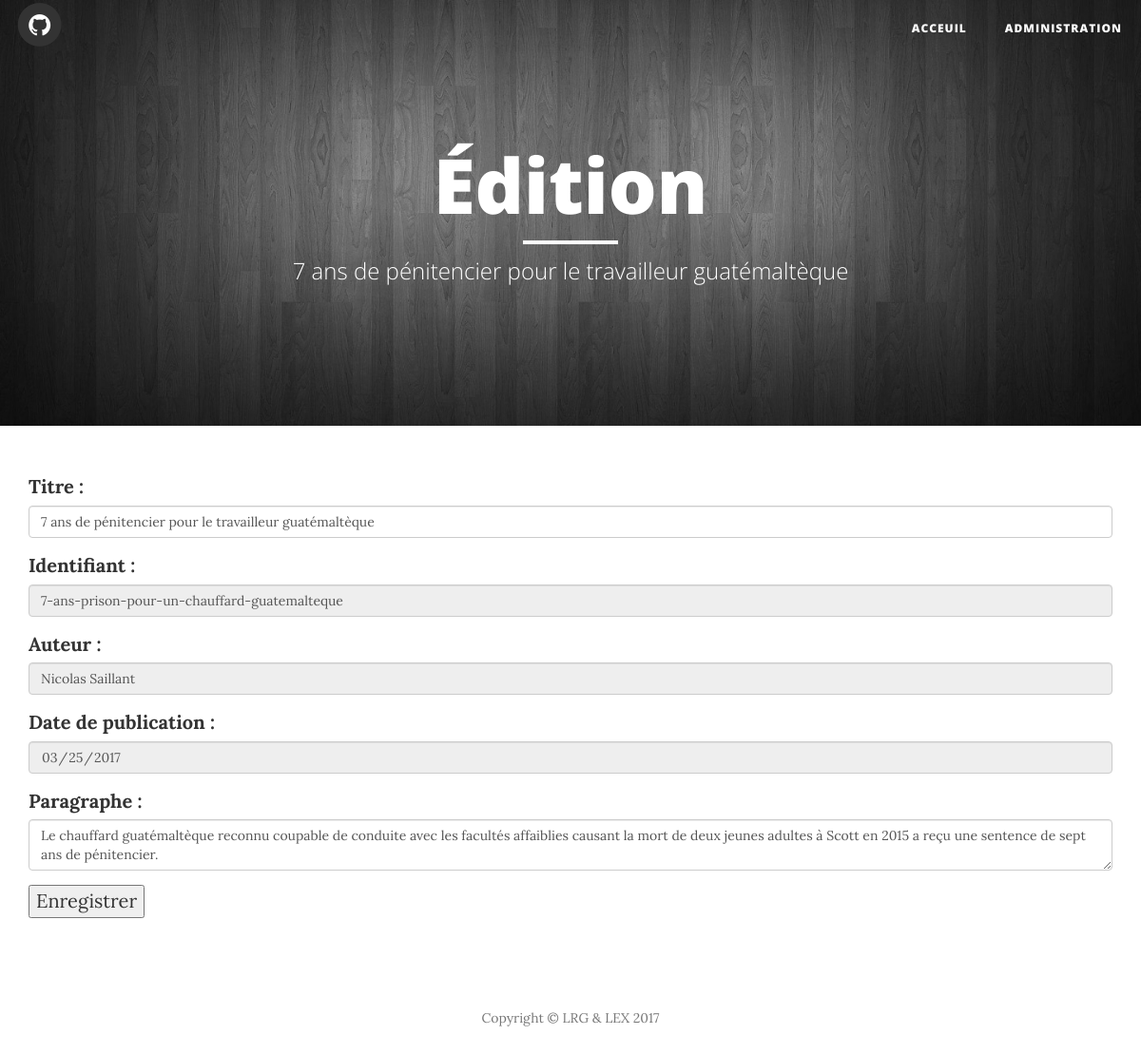
Screenshot of /edition/7-ans-prison-pour-un-chauffard-guatemalteque with the database file from the repository.
### tables this page shows
CREATE TABLE article (
  id integer primary key,
  titre varchar(100),
  identifiant varchar(50),
  auteur varchar(100),
  date_publication text,
  paragraphe varchar(500)
);

### index.py (the view)
@app.route('/edition/<identifiant>')
def get_article_edition(identifiant):
    article = get_db().get_article_identifiant_admin(identifiant)
    print article
    if article == None:
        return redirect('/erreur')
    else:
        return render_template('editionArticle.html', titre=u'Édition',
                           sous_titre=article['titre'], article=article)

### database.py (called while the page is built)
def build_dictionary_list(curseur):
    liste_article = []
    for row in curseur:
        dict_article = {}
        for i in range(0, len(row)):
            dict_article[curseur.description[i][0]] = row[i]
        liste_article.append(dict_article)
    return liste_article

    def get_connection(self):
        if self.connection is None:
            self.connection = sqlite3.connect('db/crm.db')
        return self.connection

    def disconnect(self):
        if self.connection is not None:
            self.connection.close()

    def get_article_identifiant_admin(self, identifiant):
        cursor = self.get_connection().cursor()
        cursor.execute("select id, titre, identifiant, auteur, "
                       "       date_publication, paragraphe "
                       "from article "
                       "where identifiant = ?",
                       [identifiant])
        if cursor.rowcount == 0:
            return None
        return build_dictionary_list(cursor)[0]

### index.py (called while the page is built)
def get_db():
    db = getattr(g, '_database', None)
    if db is None:
        g._database = Database()
    return g._database

@app.teardown_appcontext
def close_connection(exception):
    db = getattr(g, '_database', None)
    if db is not None:
        db.disconnect()

### templates/editionArticle.html
{% extends "HeaderFooter.html" %}
{% block content %}
<div class="container">
    <form action="/edition-article" method="post">
        <div class="form-group">
            <label for="titre">Titre :</label>
            <input type="text" class="form-control" id="titre" name="titre" value="{{ article.titre }}" required/>
        </div>
        <div class="form-group">
            <label class="control-label" for="identifiant">Identifiant :</label>
            <input type="text" class="form-control" id="identifiant" name="identifiant" value="{{ article.identifiant }}" disabled required />
        </div>
        <div class="form-group">
            <label for="auteur">Auteur :</label>
            <input type="text" class="form-control" id="auteur" name="auteur" value="{{ article.auteur }}" disabled required/>
        </div>
        <div class="form-group">
            <label for="date_publication">Date de publication :</label>
            <input type="date" class="form-control" id="date_publication" name="date_publication" value="{{ article.date_publication }}" disabled required />
        </div>
        <div class="form-group">
            <label for="paragraphe">Paragraphe :</label>
            <textarea class="form-control" id="paragraphe" name="paragraphe" required>{{ article.paragraphe }}</textarea>
        </div>
		<div class="form-group">
            <input type="submit" value="Enregistrer"/>
        </div>
    </form>
</div>
{% endblock %}

### templates/HeaderFooter.html (shortened to what this page needs)
<!DOCTYPE html>
<html lang="fr">
<head>
    <link href="http://localhost:5000/static/vendor/bootstrap/css/bootstrap.css" rel="stylesheet">
    <link href="http://localhost:5000/static/css/clean-blog.css" rel="stylesheet">
    <link href="http://localhost:5000/static/vendor/font-awesome/css/font-awesome.css" rel="stylesheet" type="text/css">
</head>
<body>
    <nav class="navbar navbar-default navbar-custom navbar-fixed-top">
        <div class="container-fluid">
            <div class="navbar-header page-scroll">
                <a href="https://github.com/lrgingras/tp1" target="_blank">
                    <span class="fa-stack fa-lg">
                        <i class="fa fa-circle fa-stack-2x"></i>
                        <i class="fa fa-github fa-stack-1x fa-inverse"></i>
                    </span>
                </a>
            </div>
            <div class="collapse navbar-collapse" id="bs-example-navbar-collapse-1">
                <ul class="nav navbar-nav navbar-right">
                    <li>
                        <a href="/">Acceuil</a>
                    </li>
                    <li>
                        <a href="/admin">Administration</a>
                    </li>
                </ul>
            </div>
        </div>
    </nav>
    <header class="intro-header" style="background-image: url('http://localhost:5000/static/img/background-images.jpg')">
        <div class="container">
            <div class="row">
                <div class="col-lg-8 col-lg-offset-2 col-md-10 col-md-offset-1">
                    <div class="page-heading">
                        <h1>{{ titre }}</h1>
                        <hr class="small">
                        <span class="subheading">{{sous_titre}}</span>
                    </div>
                </div>
            </div>
        </div>
    </header>
	{% block content %}{% endblock %}
	<footer>
        <div class="container">
            <div class="row">
                <div class="col-lg-8 col-lg-offset-2 col-md-10 col-md-offset-1">
                    <p class="copyright text-muted">Copyright &copy; LRG & LEX 2017</p>
                </div>
            </div>
        </div>
    </footer>
</body>
</html>

### static/css/clean-blog.css (style rules this page uses)
body { font-family: 'Lora', 'Times New Roman', serif; font-size: 20px; color: #333333; }
p { line-height: 1.5; margin: 30px 0; }
h1, h2, h3, h4, h5, h6 { font-family: 'Open Sans', 'Helvetica Neue', Helvetica, Arial, sans-serif; font-weight: 800; }
a { color: #333333; }
hr.small { max-width: 100px; margin: 15px auto; border-width: 4px; border-color: white; }
.navbar-custom { position: absolute; top: 0; left: 0; width: 100%; z-index: 3; font-family: 'Open Sans', 'Helvetica Neue', Helvetica, Arial, sans-serif; }
.navbar-custom .nav li a { text-transform: uppercase; font-size: 12px; font-weight: 800; letter-spacing: 1px; }
@media only screen and (min-width: 768px) { .navbar-custom { background: transparent; border-bottom: 1px solid transparent; } }
@media only screen and (min-width: 768px) { .navbar-custom .nav li a { color: white; padding: 20px; } }
@media only screen and (min-width: 1170px) { .navbar-custom { -webkit-transition: background-color 0.3s; -moz-transition: background-color 0.3s; transition: background-color 0.3s; -webkit-transform: translate3d(0, 0, 0); -moz-transform: translate3d(0, 0, 0); -ms-transform: translate3d(0, 0, 0); -o-transform: translate3d(0, 0, 0); transform: translate3d(0, 0, 0); -webkit-backface-visibility: hidden; backface-visibility: hidden; } }
.intro-header { background-color: #777777; background: no-repeat center center; background-attachment: scroll; -webkit-background-size: cover; -moz-background-size: cover; background-size: cover; -o-background-size: cover; margin-bottom: 50px; }
.intro-header .site-heading, .intro-header .post-heading, .intro-header .page-heading { padding: 100px 0 50px; color: white; }
@media only screen and (min-width: 768px) { .intro-header .site-heading, .intro-header .post-heading, .intro-header .page-heading { padding: 150px 0; } }
.intro-header .site-heading, .intro-header .page-heading { text-align: center; }
.intro-header .site-heading h1, .intro-header .page-heading h1 { margin-top: 0; font-size: 50px; }
.intro-header .site-heading .subheading, .intro-header .page-heading .subheading { font-size: 24px; line-height: 1.1; display: block; font-family: 'Open Sans', 'Helvetica Neue', Helvetica, Arial, sans-serif; font-weight: 300; margin: 10px 0 0; }
@media only screen and (min-width: 768px) { .intro-header .site-heading h1, .intro-header .page-heading h1 { font-size: 80px; } }
footer { padding: 50px 0 65px; }
footer .copyright { font-size: 14px; text-align: center; margin-bottom: 0; }
body { -webkit-tap-highlight-color: #0085A1; }

### rows the page displays
article: titre "7 ans de pénitencier pour le travailleur guatémaltèque", identifiant "7-ans-prison-pour-un-chauffard-guatemalteque", auteur "Nicolas Saillant", date_publication "03/25/2017", paragraphe "Le chauffard guatémaltèque reconnu coupable de conduite avec les facultés affaiblies causant la mort de deux jeunes adultes à Scott en 2015 a reçu une sentence de sept ans de pénitencier."

### other values shown
{{ titre }} "Édition"
